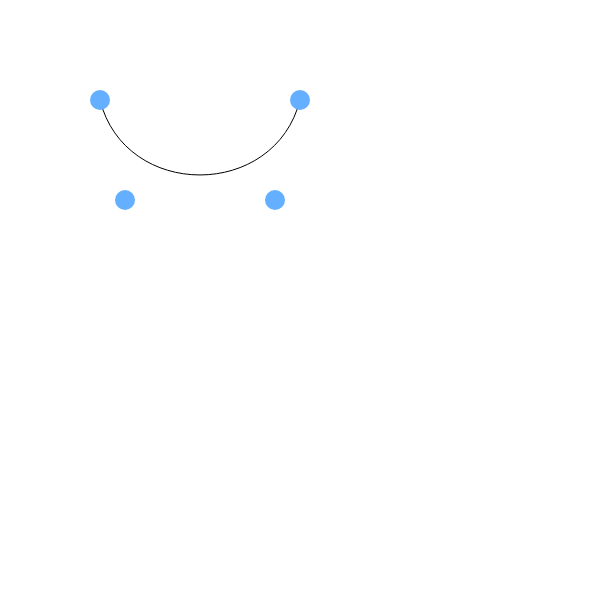
Frame 1 (no input)
Frame 60 (no input): identical to frame 1, image omitted
Frame 120 (the mouse pressed at the canvas centre since frame 60): identical to frame 1, image omitted

The p5.js sketch that drew this single still picture (run headless with seeded random() and noise() and a simulated clock; from frame 60 on, the mouse is pressed at the canvas centre):

// p5.js sketch
// ── sketch.js
const points = [];
let currentPoint;

let curveTypeSelector;

function setup() {
  createCanvas(600, 600);
  points.push(createVector(100, 100));
  points.push(createVector(125, 200));
  points.push(createVector(275, 200));
  points.push(createVector(300, 100));

  curveTypeSelector = createSelect();
  curveTypeSelector.position(10, height + 10);
  curveTypeSelector.option("BEZIER");
  curveTypeSelector.option("CURVE");
}

function draw() {
  background("white");

  noFill();
  stroke("black");
  if (curveTypeSelector.value() === "CURVE") {
    curve(
      points[0].x,
      points[0].y,
      points[1].x,
      points[1].y,
      points[2].x,
      points[2].y,
      points[3].x,
      points[3].y,
    );
  } else {
    bezier(
      points[0].x,
      points[0].y,
      points[1].x,
      points[1].y,
      points[2].x,
      points[2].y,
      points[3].x,
      points[3].y,
    );
  }
  noStroke();
  fill(100, 175, 255);
  points.forEach((p) => {
    circle(p.x, p.y, 20);
  });
}

function mousePressed() {
  points.forEach((p) => {
    if (dist(mouseX, mouseY, p.x, p.y) < 10) {
      currentPoint = p;
    }
  });
}

function mouseReleased() {
  currentPoint = null;
}

function mouseDragged() {
  currentPoint.x = mouseX;
  currentPoint.y = mouseY;
}
